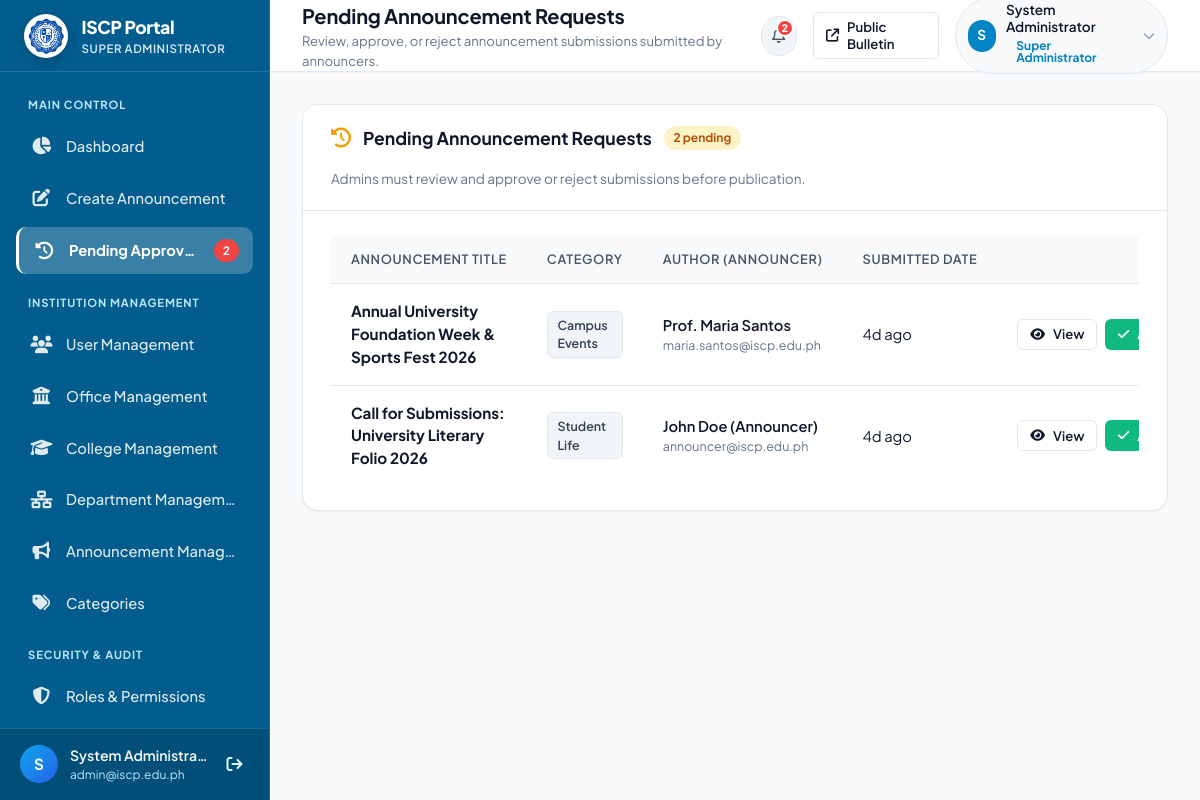
/admin/pending_requests.php (signed in), run on the app's committed database.
### tables this page shows
CREATE TABLE IF NOT EXISTS `users` (
    `id` INT AUTO_INCREMENT PRIMARY KEY,
    `name` VARCHAR(100) NOT NULL,
    `email` VARCHAR(150) NOT NULL UNIQUE,
    `password_hash` VARCHAR(255) NOT NULL,
    `role` VARCHAR(50) NOT NULL DEFAULT 'college_admin',
    `assigned_college` VARCHAR(150) DEFAULT NULL,
    `assigned_office` VARCHAR(150) DEFAULT NULL,
    `assigned_department` VARCHAR(150) DEFAULT NULL,
    `status` ENUM('active', 'inactive') NOT NULL DEFAULT 'active',
    `created_at` TIMESTAMP DEFAULT CURRENT_TIMESTAMP
);

CREATE TABLE IF NOT EXISTS `announcements` (
    `id` INT AUTO_INCREMENT PRIMARY KEY,
    `title` VARCHAR(255) NOT NULL,
    `slug` VARCHAR(255) DEFAULT NULL,
    `summary` VARCHAR(350) DEFAULT NULL,
    `content` TEXT NOT NULL,
    `category` VARCHAR(100) NOT NULL,
    `category_id` INT DEFAULT NULL,
    `image_path` VARCHAR(255) DEFAULT NULL,
    `created_by` INT NOT NULL,
    `author_name` VARCHAR(100) DEFAULT NULL,
    `status` ENUM('pending', 'approved', 'rejected') NOT NULL DEFAULT 'pending',
    `rejection_reason` TEXT DEFAULT NULL,
    `reviewed_by` INT DEFAULT NULL,
    `reviewed_at` DATETIME DEFAULT NULL,
    `target_audience` ENUM('All', 'Students', 'Faculty', 'Parents') DEFAULT 'All',
    `is_urgent` TINYINT(1) DEFAULT 0,
    `is_pinned` TINYINT(1) DEFAULT 0,
    `views_count` INT DEFAULT 0,
    `created_at` TIMESTAMP DEFAULT CURRENT_TIMESTAMP,
    `updated_at` TIMESTAMP DEFAULT CURRENT_TIMESTAMP ON UPDATE CURRENT_TIMESTAMP,
    CONSTRAINT `fk_announcements_created_by` FOREIGN KEY (`created_by`) REFERENCES `users`(`id`) ON DELETE CASCADE,
    CONSTRAINT `fk_announcements_reviewed_by` FOREIGN KEY (`reviewed_by`) REFERENCES `users`(`id`) ON DELETE SET NULL,
    CONSTRAINT `fk_announcements_category` FOREIGN KEY (`category_id`) REFERENCES `categories`(`id`) ON DELETE SET NULL
);

### admin/pending_requests.php (the view, shortened to what the rows shown need)
<?php
require_once __DIR__ . '/includes/auth.php';
$page_title = 'Pending Announcement Requests';
$pdo = get_db();
$currentUser = current_user();
$pending_list = [];
if ($pdo) {
    try {
        $stmt = $pdo->query("
            SELECT a.*, u.name AS author_name, u.email AS author_email
            FROM announcements a
            LEFT JOIN users u ON a.created_by = u.id
            WHERE a.status = 'pending'
            ORDER BY a.created_at ASC
        ");
        $pending_list = $stmt->fetchAll();
    } catch (PDOException $e) {
        set_flash('danger', 'Error loading pending announcements: ' . $e->getMessage());
    }
}
require_once __DIR__ . '/includes/header.php';
?>
<div class="content-card">
    <div class="card-header">
        <div class="card-header-left">
            <h2 class="card-title">Pending Announcement Requests</h2>
        </div>
    </div>
    <div class="card-body">
        <?php if (empty($pending_list)): ?>
            <div class="empty-state">
                <div class="empty-state-icon" style="color: var(--success);">
                    <i class="fa-solid fa-clipboard-check"></i>
                </div>
                <h3 class="empty-state-title">All Caught Up!</h3>
                <p class="empty-state-desc">There are no pending announcement requests awaiting administrative review at this time.</p>
                <div style="margin-top: 1.25rem;">
                    <a href="view_announcements.php" class="btn btn-outline btn-sm">
                        <i class="fa-solid fa-bullhorn"></i> View Approved Announcements
                    </a>
                </div>
            </div>
        <?php else: ?>
            <div class="table-responsive">
                <table class="admin-table">
                    <thead>
                        <tr>
                            <th>Announcement Title</th>
                            <th>Category</th>
                            <th>Author (Announcer)</th>
                            <th>Submitted Date</th>
                            <th style="text-align: right; min-width: 220px;">Review Actions</th>
                        </tr>
                    </thead>
                    <tbody>
                        <?php foreach ($pending_list as $ann): ?>
                            <tr>
                                <td>
                                    <div style="font-weight: 700; color: var(--text-main); font-size: 0.95rem;">
                                        <?= h($ann['title']) ?>
                                    </div>
                                </td>
                                <td>
                                    <span class="category-pill"><?= h($ann['category'] ?? 'General') ?></span>
                                </td>
                                <td>
                                    <div style="font-weight: 600;"><?= h($ann['author_name'] ?? 'Announcer') ?></div>
                                    <div style="font-size: 0.78rem; color: var(--text-muted);"><?= h($ann['author_email'] ?? '') ?></div>
                                </td>
                                <td>
                                    <span title="<?= h(format_datetime($ann['created_at'])) ?>">
                                        <?= h(time_ago($ann['created_at'])) ?>
                                    </span>
                                </td>
                                <td style="text-align: right;">
                                    <div class="action-buttons" style="justify-content: flex-end;">
                                        <button type="button" class="btn btn-outline btn-sm" onclick="openViewModal(<?= h(json_encode($ann)) ?>)">
                                            <i class="fa-solid fa-eye"></i> View
                                        </button>
                                        <button type="button" class="btn btn-success btn-sm" onclick="openApproveModal(<?= (int)$ann['id'] ?>, <?= h(json_encode($ann['title'])) ?>)">
                                            <i class="fa-solid fa-check"></i> Approve
                                        </button>
                                    </div>
                                </td>
                            </tr>
                        <?php endforeach; ?>
                    </tbody>
                </table>
            </div>
        <?php endif; ?>
    </div>
</div>
<?php require_once __DIR__ . '/includes/footer.php'; ?>

### admin/includes/header.php (shortened to what the rows shown need)
<?php
require_once __DIR__ . '/auth.php';
$currentRole = current_user_role();
?>
<!DOCTYPE html>
<html lang="en">
<head>
    <link rel="stylesheet" href="https://cdnjs.cloudflare.com/ajax/libs/font-awesome/6.5.1/css/all.min.css">
    <link rel="stylesheet" href="../assets/css/admin.css">
</head>
<body class="admin-body">
<div class="admin-wrapper">
    <?php require_once __DIR__ . '/sidebar.php'; ?>
    <div class="admin-main">
        <header class="admin-topbar">
            <div class="topbar-left">
                <div class="page-header-info">
                    <h1 class="page-title"><?= isset($page_title) ? h($page_title) : 'Dashboard' ?></h1>
                </div>
            </div>
            <div class="topbar-right">
                <div class="profile-menu-container">
                    <div class="user-profile-badge" id="profileBadgeTrigger" style="cursor: pointer;" title="Click to view account menu">
                        <div class="avatar-circle">
                            <?= strtoupper(substr($currentUser['name'] ?? 'A', 0, 1)) ?>
                        </div>
                        <div class="user-meta desktop-only">
                            <span class="user-name"><?= h($currentUser['name']) ?></span>
                            <span class="badge badge-admin"><?= h(format_role_label($currentRole)) ?></span>
                        </div>
                        <i class="fa-solid fa-chevron-down" style="font-size: 0.75rem; color: #94a3b8; margin-left: 0.2rem;"></i>
                    </div>
                </div>
            </div>
        </header>
        <main class="admin-content">

### admin/includes/sidebar.php (shortened to what the rows shown need)
<?php
$currentUser = current_user();
$role = $currentUser['role'] ?? 'super_admin';
?>
<aside class="admin-sidebar" id="adminSidebar">
    <div class="sidebar-brand">
        <a href="index.php" class="brand-link" title="International State College of the Philippines">
            <div class="brand-text">
                <span class="brand-title">ISCP Portal</span>
                <span class="brand-subtitle"><?= h(format_role_label($role)) ?></span>
            </div>
        </a>
    </div>
    <div class="sidebar-footer">
        <div class="user-card-compact">
            <div class="user-avatar-sm" title="<?= h($currentUser['name']) ?>">
                <?= strtoupper(substr($currentUser['name'] ?? 'A', 0, 1)) ?>
            </div>
            <div class="user-details">
                <div class="name" title="<?= h($currentUser['name']) ?>"><?= h($currentUser['name']) ?></div>
                <div class="role-email" title="<?= h($currentUser['email']) ?>"><?= h($currentUser['email']) ?></div>
            </div>
            <a href="javascript:void(0)" onclick="openModal('signOutModal')" class="btn-sidebar-logout" title="Sign Out">
                <i class="fa-solid fa-arrow-right-from-bracket"></i>
            </a>
        </div>
    </div>
</aside>

### data on the page
users: role "SUPER ADMINISTRATOR", name "S", name "System Administra…", email "admin@iscp.edu.ph", name "System Administrator"
announcements: title "Annual University Foundation Week & Sports Fest 2026", category "Campus Events", created_by.name "Prof. Maria Santos", created_by.email "maria.santos@iscp.edu.ph", created_at "4d ago"
announcements: title "Call for Submissions: University Literary Folio 2026", category "Student Life", created_by.name "John Doe (Announcer)", created_by.email "announcer@iscp.edu.ph", created_at "4d ago"

### other printed values
$pendingCount "2"
$page_title "Pending Announcement Requests"
$page_subtitle "Review, approve, or reject announcement submissions submitted by announcers."
format_role_label($currentRole) "Super Administrator"
count($pending_list) "2"
